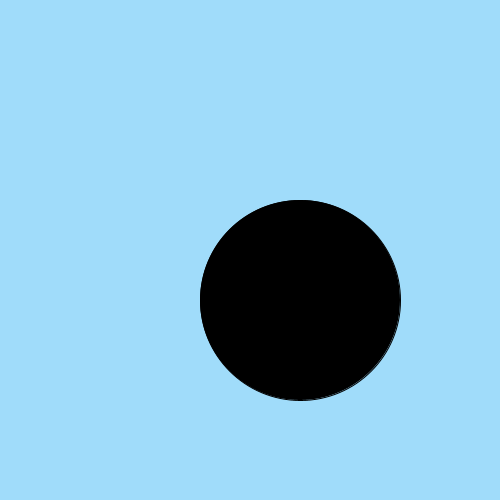
Frame 1 (no input)
Frame 60 (the mouse pressed at the canvas centre just before this capture): identical to frame 1, image omitted
Frame 120 (the mouse held since frame 60 and released just before this capture): identical to frame 1, image omitted

The Processing sketch that drew this single still picture (run headless with seeded random() and noise(); from frame 60 on, the mouse is pressed at the canvas centre):

// Processing sketch: condicional_keypressed
// ── condicional_keypressed.pde
float c;
float s;

void setup() {
  size(500, 500);
  c = 0;
  s = 200;
}

void draw() {
  background(160,220,250);
  fill(c);
  ellipse(300, 300, s, s);
}

void keyPressed() {
  if(key == 'a'){
    c = 255;
    s=300;
  }
  if(key == 's'){
    c = 100;
    s = 100;
  }
}
